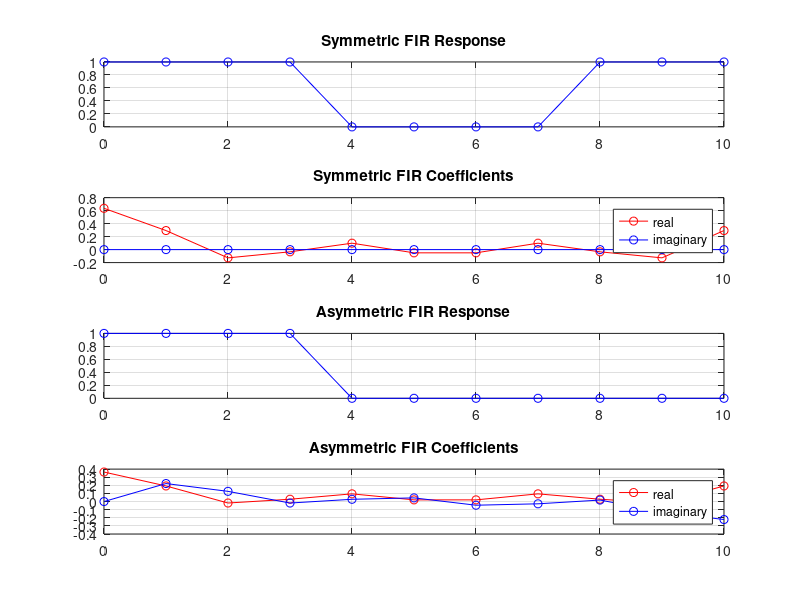

Recreate this plot in MATLAB.
%% compare difference between symmetric/asymmetric FIR

order = 10;
n = [0 1:order];
co = .5; # normalized cutoff frequency


p = round((order/2)*co) # number of coefficients in passband
q = order - 2*p # number of coefficients in stopband

## -------------- Symmetric LPF ----------------
## create LPF sequence: [1 1 ... 1 0 ... 0 1 ... 1]
##                         |--p--|         |--p--|
lpf_k = [1 ones(1,p) zeros(1,q) ones(1,p)];
lpf_n = ifft(lpf_k);

subplot(4,1,1)
plot(n,lpf_k,'bo-')
grid on
title('Symmetric FIR Response')
subplot(4,1,2)
plot(n,real(lpf_n),'ro-',n,imag(lpf_n),'bo-')
grid on
legend('real','imaginary')
title('Symmetric FIR Coefficients')

## -------------- Asymmetric LPF ----------------
## create LPF sequence: [1 1 ... 1 0 ...  0]
##                         |--p--|
lpf_k = [1 ones(1,p) zeros(1,q + p)];
lpf_n = ifft(lpf_k);

subplot(4,1,3)
plot(n,lpf_k,'bo-')
grid on
title('Asymmetric FIR Response')
subplot(4,1,4)
plot(n,real(lpf_n),'ro-',n,imag(lpf_n),'bo-')
grid on
legend('real','imaginary')
title('Asymmetric FIR Coefficients')
